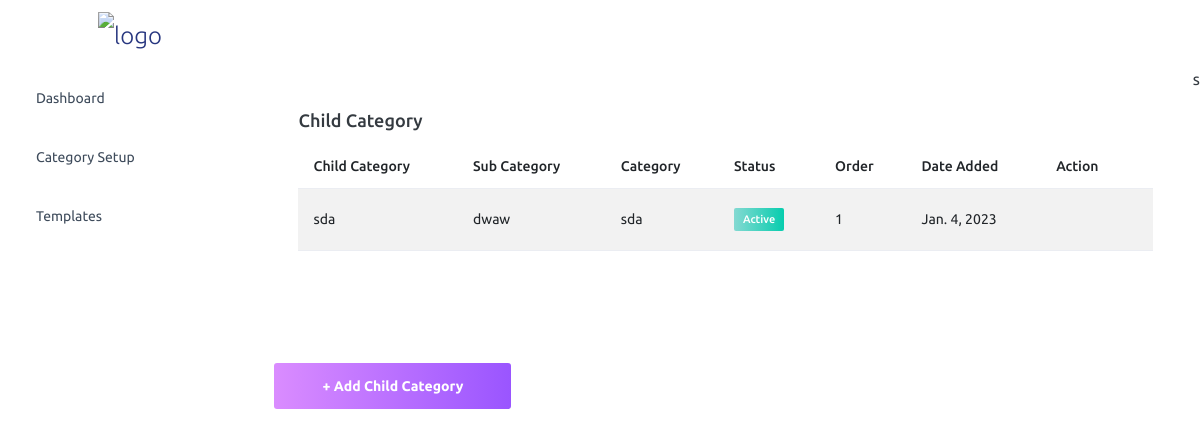
The page /child_category/ (signed in) on the database as committed earlier.
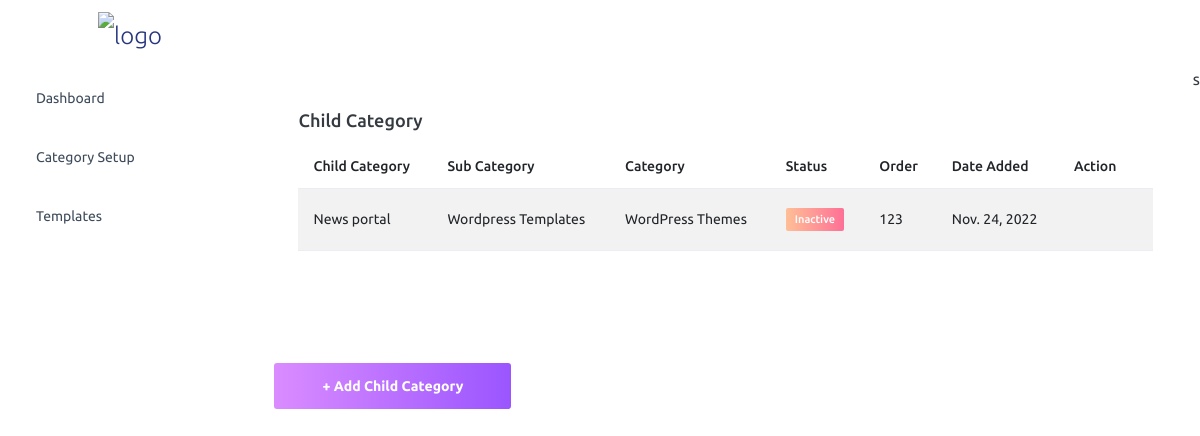
The same page on the database as committed later.
### adminpanel/models.py (models this page shows, shortened)
class ChildCategory(models.Model):
    sub_category = models.ForeignKey(SubCategory, on_delete=models.CASCADE)
    child_category = models.CharField(max_length=100)
    order = models.IntegerField(null=True)
    STATUS_CHOICES = (("active", "active"), ("inactive", "inactive"))
    status = models.CharField(max_length=100, choices=STATUS_CHOICES, default="active")
    created = models.DateTimeField(auto_now_add=True, null=True)
    class Meta:
        verbose_name_plural = "3. Child Category"

class SubCategory(models.Model):
    category = models.ForeignKey(Category, on_delete=models.CASCADE)
    sub_category = models.CharField(max_length=100, unique=True)
    order = models.IntegerField(null=True)
    STATUS_CHOICES = (("active", "active"), ("inactive", "inactive"))
    status = models.CharField(max_length=100, choices=STATUS_CHOICES, default="active")
    created = models.DateTimeField(auto_now_add=True, null=True)
    def __str__(self):
        return self.sub_category
    class Meta:
        verbose_name_plural = "2. Sub Category"

class Category(models.Model):
    category = models.CharField(max_length=100, unique=True)
    category_image = models.ImageField(null=True, upload_to="category_images/")
    order = models.IntegerField(null=True)
    STATUS_CHOICES = (("active", "active"), ("inactive", "inactive"))
    status = models.CharField(max_length=100, choices=STATUS_CHOICES, default="active")
    created = models.DateTimeField(auto_now_add=True, null=True)
    def __str__(self):
        return self.category
    class Meta:
        verbose_name_plural = "1. Category"

### adminpanel/views.py (the view)
# urls.py: path('child_category/', views.child_category, name='child_category'),
@login_required
def child_category(request):
    child_category = ChildCategory.objects.all().order_by("order")
    context = {"child_category": child_category}
    return render(request, "admin/child_category.html", context)

### templates/admin/child_category.html (shortened to what this page needs)
{% load static %} {% include 'admin/nav.html' %}
<div class="main-panel">
  <div class="col-lg-12 grid-margin stretch-card">
    <div class="card">
      <div class="card-body">
        <h4 class="card-title">Child Category</h4>
        <div class="table-responsive">
        <table class="table table-striped">
          <thead>
            <tr>
              <th>Child Category</th>
              <th>Sub Category</th>
              <th>Category</th>
              <th>Status</th>
              <th>Order</th>
              <th>Date Added</th>
              <th>Action</th>
            </tr>
          </thead>
          <tbody>
            {% for child_category in child_category %}
            <tr>
              <td>{{child_category.child_category}}</td>
              <td>{{child_category.sub_category}}</td>
              <td>{{child_category.sub_category.category}}</td>
              <td>
                {% if child_category.status == 'active' %}
                <label class="badge badge-gradient-success">Active</label>
                {% else %}
                <label class="badge badge-gradient-danger">Inactive</label>
                {% endif %}
              </td>
              <td>{{child_category.order}}</td>
              <td>{{child_category.created.date}}</td>
              <td>
                <div class="nav-item nav-profile dropdown">
                  <a
                    class="nav-link dropdown-toggle"
                    id="profileDropdown"
                    href="#"
                    data-bs-toggle="dropdown"
                    aria-expanded="false"
                  >
                    <i class="mdi mdi-table-edit"></i>
                  </a>
                </div>
              </td>
            </tr>
            {% endfor %}
          </tbody>
        </table></div>
      </div>
    </div>
  </div>
  <span class="nav-link">
    <a href="{% url 'add_child_category' %}">
      <button class="btn btn-block btn-lg btn-gradient-primary mt-4">
        + Add Child Category
      </button>
    </a>
  </span>
</div>
{% include 'admin/footer.html' %}s

Rows that differ between the two databases and show on the page:
removed ChildCategory: child_category "sda", sub_category "dwaw", sub_category.category "sda", status "Active", order "1", created "Jan. 4, 2023"
added ChildCategory: child_category "News portal", sub_category "Wordpress Templates", sub_category.category "WordPress Themes", status "Inactive", order "123", created "Nov. 24, 2022"
